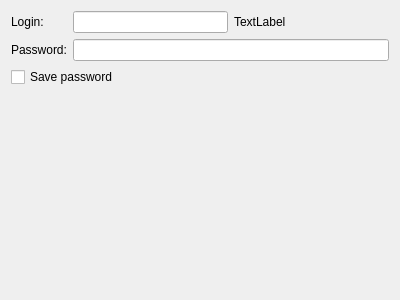
<?xml version="1.0" encoding="UTF-8"?>
<ui version="4.0">
 <class>JAccountWizardPage</class>
 <widget class="QWizardPage" name="JAccountWizardPage">
  <property name="geometry">
   <rect>
    <x>0</x>
    <y>0</y>
    <width>400</width>
    <height>300</height>
   </rect>
  </property>
  <property name="windowTitle">
   <string>WizardPage</string>
  </property>
  <layout class="QVBoxLayout" name="verticalLayout">
   <item>
    <layout class="QFormLayout" name="formLayout">
     <property name="labelAlignment">
      <set>Qt::AlignLeading|Qt::AlignLeft|Qt::AlignTop</set>
     </property>
     <item row="1" column="0">
      <widget class="QLabel" name="label">
       <property name="sizePolicy">
        <sizepolicy hsizetype="Fixed" vsizetype="Preferred">
         <horstretch>0</horstretch>
         <verstretch>0</verstretch>
        </sizepolicy>
       </property>
       <property name="text">
        <string>Login:</string>
       </property>
      </widget>
     </item>
     <item row="1" column="1">
      <layout class="QHBoxLayout" name="horizontalLayout">
       <item>
        <widget class="QLineEdit" name="jidEdit"/>
       </item>
       <item>
        <widget class="QLabel" name="serverLabel">
         <property name="sizePolicy">
          <sizepolicy hsizetype="Expanding" vsizetype="Preferred">
           <horstretch>0</horstretch>
           <verstretch>0</verstretch>
          </sizepolicy>
         </property>
         <property name="text">
          <string>TextLabel</string>
         </property>
        </widget>
       </item>
      </layout>
     </item>
     <item row="2" column="1">
      <widget class="QLineEdit" name="passwdEdit"/>
     </item>
     <item row="2" column="0">
      <widget class="QLabel" name="label_4">
       <property name="text">
        <string>Password:</string>
       </property>
      </widget>
     </item>
     <item row="3" column="0" colspan="2">
      <widget class="QCheckBox" name="savePasswdCheck">
       <property name="text">
        <string>Save password</string>
       </property>
      </widget>
     </item>
     <item row="5" column="0">
      <spacer name="verticalSpacer">
       <property name="orientation">
        <enum>Qt::Vertical</enum>
       </property>
       <property name="sizeHint" stdset="0">
        <size>
         <width>20</width>
         <height>40</height>
        </size>
       </property>
      </spacer>
     </item>
     <item row="4" column="0" colspan="2">
      <widget class="QLabel" name="helpLabel">
       <property name="text">
        <string/>
       </property>
       <property name="wordWrap">
        <bool>true</bool>
       </property>
      </widget>
     </item>
    </layout>
   </item>
  </layout>
 </widget>
 <resources/>
 <connections/>
</ui>
